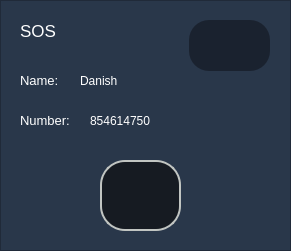
    <widget class="QFrame" name="frame_7">
     <property name="geometry">
      <rect>
       <x>1170</x>
       <y>80</y>
       <width>291</width>
       <height>251</height>
      </rect>
     </property>
     <property name="styleSheet">
      <string notr="true">background-color: rgb(41, 55, 74);</string>
     </property>
     <property name="frameShape">
      <enum>QFrame::StyledPanel</enum>
     </property>
     <property name="frameShadow">
      <enum>QFrame::Raised</enum>
     </property>
     <widget class="QLabel" name="label_7">
      <property name="geometry">
       <rect>
        <x>20</x>
        <y>20</y>
        <width>41</width>
        <height>21</height>
       </rect>
      </property>
      <property name="font">
       <font>
        <pointsize>13</pointsize>
       </font>
      </property>
      <property name="styleSheet">
       <string notr="true">Background-color:None;
color:white;</string>
      </property>
      <property name="text">
       <string>SOS</string>
      </property>
     </widget>
     <widget class="QLabel" name="label_8">
      <property name="geometry">
       <rect>
        <x>20</x>
        <y>70</y>
        <width>61</width>
        <height>21</height>
       </rect>
      </property>
      <property name="font">
       <font>
        <pointsize>10</pointsize>
       </font>
      </property>
      <property name="styleSheet">
       <string notr="true">Background-color:None;
color:white;</string>
      </property>
      <property name="text">
       <string>Name:</string>
      </property>
     </widget>
     <widget class="QLabel" name="label_9">
      <property name="geometry">
       <rect>
        <x>20</x>
        <y>110</y>
        <width>71</width>
        <height>21</height>
       </rect>
      </property>
      <property name="font">
       <font>
        <pointsize>10</pointsize>
       </font>
      </property>
      <property name="styleSheet">
       <string notr="true">Background-color:None;
color:white;</string>
      </property>
      <property name="text">
       <string>Number:</string>
      </property>
     </widget>
     <widget class="QPushButton" name="SOS_btn">
      <property name="geometry">
       <rect>
        <x>100</x>
        <y>160</y>
        <width>81</width>
        <height>71</height>
       </rect>
      </property>
      <property name="palette">
       <palette>
        <active>
         <colorrole role="WindowText">
          <brush brushstyle="SolidPattern">
           <color alpha="255">
            <red>255</red>
            <green>255</green>
            <blue>255</blue>
           </color>
          </brush>
         </colorrole>
         <colorrole role="Button">
          <brush brushstyle="SolidPattern">
           <color alpha="255">
            <red>22</red>
            <green>27</green>
            <blue>34</blue>
           </color>
          </brush>
         </colorrole>
         <colorrole role="Text">
          <brush brushstyle="SolidPattern">
           <color alpha="255">
            <red>255</red>
            <green>255</green>
            <blue>255</blue>
           </color>
          </brush>
         </colorrole>
         <colorrole role="ButtonText">
          <brush brushstyle="SolidPattern">
           <color alpha="255">
            <red>255</red>
            <green>255</green>
            <blue>255</blue>
           </color>
          </brush>
         </colorrole>
         <colorrole role="Base">
          <brush brushstyle="SolidPattern">
           <color alpha="255">
            <red>22</red>
            <green>27</green>
            <blue>34</blue>
           </color>
          </brush>
         </colorrole>
         <colorrole role="Window">
          <brush brushstyle="SolidPattern">
           <color alpha="255">
            <red>22</red>
            <green>27</green>
            <blue>34</blue>
           </color>
          </brush>
         </colorrole>
         <colorrole role="PlaceholderText">
          <brush brushstyle="NoBrush">
           <color alpha="128">
            <red>255</red>
            <green>255</green>
            <blue>255</blue>
           </color>
          </brush>
         </colorrole>
        </active>
        <inactive>
         <colorrole role="WindowText">
          <brush brushstyle="SolidPattern">
           <color alpha="255">
            <red>255</red>
            <green>255</green>
            <blue>255</blue>
           </color>
          </brush>
         </colorrole>
         <colorrole role="Button">
          <brush brushstyle="SolidPattern">
           <color alpha="255">
            <red>22</red>
            <green>27</green>
            <blue>34</blue>
           </color>
          </brush>
         </colorrole>
         <colorrole role="Text">
          <brush brushstyle="SolidPattern">
           <color alpha="255">
            <red>255</red>
            <green>255</green>
            <blue>255</blue>
           </color>
          </brush>
         </colorrole>
         <colorrole role="ButtonText">
          <brush brushstyle="SolidPattern">
           <color alpha="255">
            <red>255</red>
            <green>255</green>
            <blue>255</blue>
           </color>
          </brush>
         </colorrole>
         <colorrole role="Base">
          <brush brushstyle="SolidPattern">
           <color alpha="255">
            <red>22</red>
            <green>27</green>
            <blue>34</blue>
           </color>
          </brush>
         </colorrole>
         <colorrole role="Window">
          <brush brushstyle="SolidPattern">
           <color alpha="255">
            <red>22</red>
            <green>27</green>
            <blue>34</blue>
           </color>
          </brush>
         </colorrole>
         <colorrole role="PlaceholderText">
          <brush brushstyle="NoBrush">
           <color alpha="128">
            <red>255</red>
            <green>255</green>
            <blue>255</blue>
           </color>
          </brush>
         </colorrole>
        </inactive>
        <disabled>
         <colorrole role="WindowText">
          <brush brushstyle="SolidPattern">
           <color alpha="255">
            <red>255</red>
            <green>255</green>
            <blue>255</blue>
           </color>
          </brush>
         </colorrole>
         <colorrole role="Button">
          <brush brushstyle="SolidPattern">
           <color alpha="255">
            <red>22</red>
            <green>27</green>
            <blue>34</blue>
           </color>
          </brush>
         </colorrole>
         <colorrole role="Text">
          <brush brushstyle="SolidPattern">
           <color alpha="255">
            <red>255</red>
            <green>255</green>
            <blue>255</blue>
           </color>
          </brush>
         </colorrole>
         <colorrole role="ButtonText">
          <brush brushstyle="SolidPattern">
           <color alpha="255">
            <red>255</red>
            <green>255</green>
            <blue>255</blue>
           </color>
          </brush>
         </colorrole>
         <colorrole role="Base">
          <brush brushstyle="SolidPattern">
           <color alpha="255">
            <red>22</red>
            <green>27</green>
            <blue>34</blue>
           </color>
          </brush>
         </colorrole>
         <colorrole role="Window">
          <brush brushstyle="SolidPattern">
           <color alpha="255">
            <red>22</red>
            <green>27</green>
            <blue>34</blue>
           </color>
          </brush>
         </colorrole>
         <colorrole role="PlaceholderText">
          <brush brushstyle="NoBrush">
           <color alpha="128">
            <red>255</red>
            <green>255</green>
            <blue>255</blue>
           </color>
          </brush>
         </colorrole>
        </disabled>
       </palette>
      </property>
      <property name="font">
       <font>
        <family>Rockwell</family>
        <pointsize>15</pointsize>
       </font>
      </property>
      <property name="styleSheet">
       <string notr="true">

QPushButton{

background-color: rgb(22, 27, 34);

border-radius: 25px;
border: 2px solid  rgb(193, 197, 194);

color: white;
}

QPushButton:hover{
background-color:rgb(255, 148, 0);
border: 2px solid rgb(114, 4, 231);

}</string>
      </property>
      <property name="text">
       <string/>
      </property>
      <property name="icon">
       <iconset resource="icons.qrc">
        <normaloff>:/prefix/icons/sos icon.png</normaloff>:/prefix/icons/sos icon.png</iconset>
      </property>
      <property name="iconSize">
       <size>
        <width>35</width>
        <height>35</height>
       </size>
      </property>
     </widget>
     <widget class="QLabel" name="Emergency_name">
      <property name="geometry">
       <rect>
        <x>80</x>
        <y>70</y>
        <width>91</width>
        <height>21</height>
       </rect>
      </property>
      <property name="font">
       <font>
        <pointsize>9</pointsize>
       </font>
      </property>
      <property name="styleSheet">
       <string notr="true">Background-color: None;
color:White;
</string>
      </property>
      <property name="text">
       <string>Danish</string>
      </property>
     </widget>
     <widget class="QLabel" name="Emergency_name_2">
      <property name="geometry">
       <rect>
        <x>90</x>
        <y>110</y>
        <width>91</width>
        <height>21</height>
       </rect>
      </property>
      <property name="font">
       <font>
        <pointsize>9</pointsize>
       </font>
      </property>
      <property name="styleSheet">
       <string notr="true">Background-color: None;
color:White;
</string>
      </property>
      <property name="text">
       <string>854614750</string>
      </property>
     </widget>
     <widget class="QFrame" name="SMS_signal">
      <property name="geometry">
       <rect>
        <x>189</x>
        <y>20</y>
        <width>81</width>
        <height>51</height>
       </rect>
      </property>
      <property name="styleSheet">
       <string notr="true">background-color: #1a222f;

border-radius: 20px;

</string>
      </property>
      <property name="frameShape">
       <enum>QFrame::StyledPanel</enum>
      </property>
      <property name="frameShadow">
       <enum>QFrame::Raised</enum>
      </property>
      <widget class="QFrame" name="frame_10">
       <property name="geometry">
        <rect>
         <x>10</x>
         <y>11</y>
         <width>61</width>
         <height>31</height>
        </rect>
       </property>
       <property name="styleSheet">
        <string notr="true">backgorun-color:None;
image: url(:/prefix/icons/sms.png);</string>
       </property>
       <property name="frameShape">
        <enum>QFrame::StyledPanel</enum>
       </property>
       <property name="frameShadow">
        <enum>QFrame::Raised</enum>
       </property>
      </widget>
     </widget>
    </widget>
